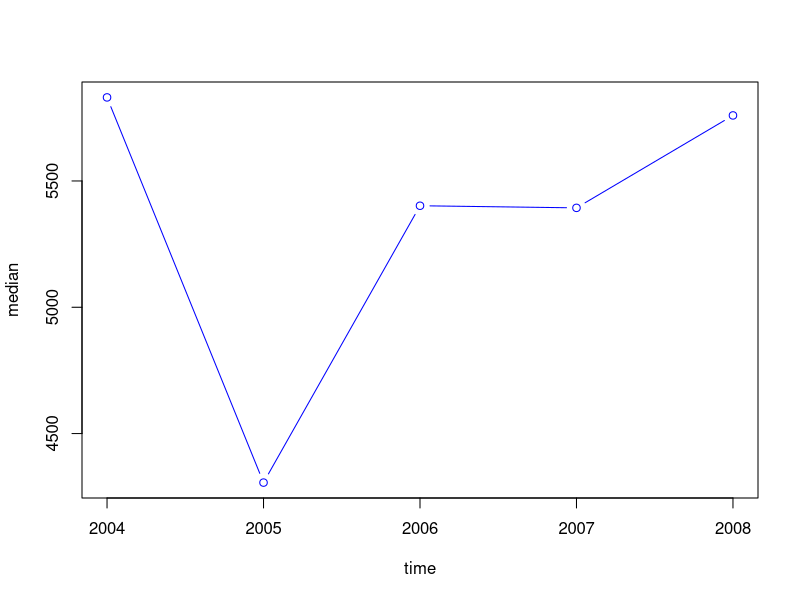

Generate this figure with R:
#Importing library

library(e1071)

# For downloading library;
# install.packages("e1071")

# Impoting the data

data = read.table("data.csv",header=T,sep=';')

# Data analysis

median2004=median(data$price2004)
median2005=median(data$price2005)
median2006=median(data$price2006)
median2007=median(data$price2007)
median2008=median(data$price2008)

# Joining data into one vector

median=c(median2004,median2005,median2006,median2007,median2008)

# Defining time period (for plotting)

time=2004:2008

# Plotting the data

plot(time,median,type="b",col="blue")